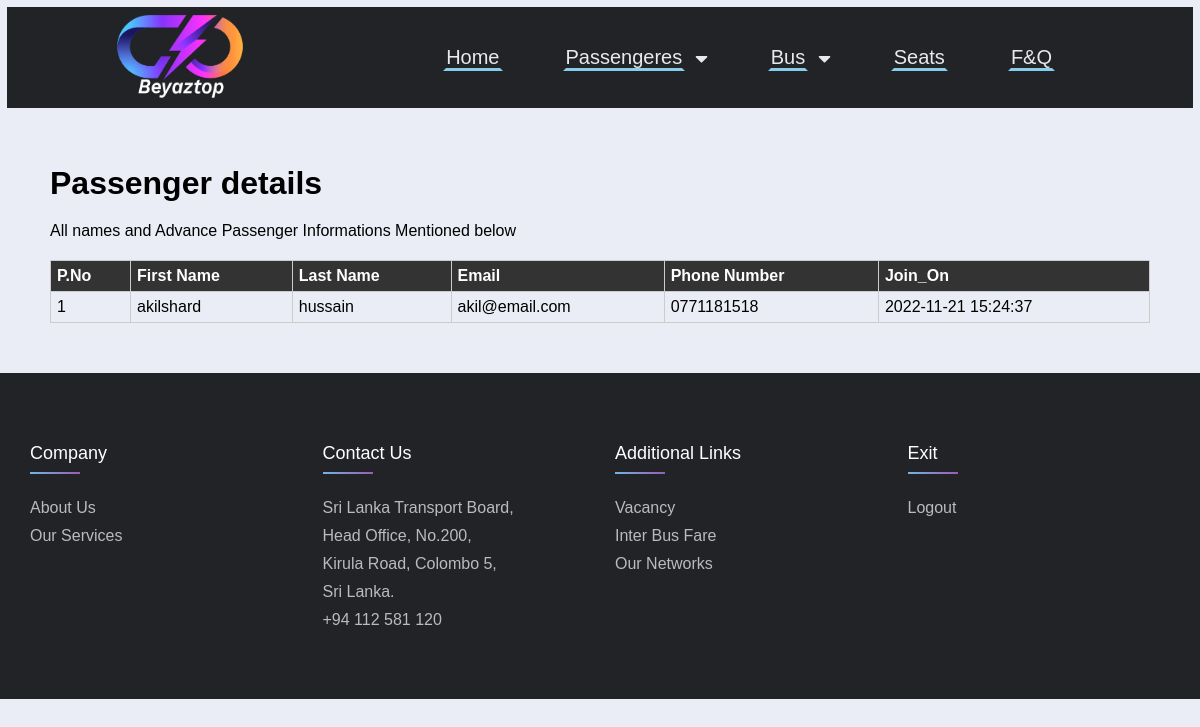
The app's page /Admin/Admin-user-Details.php (signed in) with its own data.
### tables this page shows
CREATE TABLE IF NOT EXISTS `passenger` (
  `UserID` int(10) NOT NULL AUTO_INCREMENT,
  `First_Name` varchar(50) NOT NULL,
  `Last_Name` varchar(50) NOT NULL,
  `Email` varchar(70) NOT NULL,
  `Phone` varchar(10) NOT NULL,
  `password` varchar(250) NOT NULL,
  `Joined_on` timestamp NOT NULL DEFAULT CURRENT_TIMESTAMP,
  PRIMARY KEY (`UserID`),
  KEY `Email` (`Email`)
);

### Admin/Admin-user-Details.php (the view, shortened to what this page needs)
<?php include('Admin-nav.php');
include '../connect.php';?>
	<div id="page-wrap">
	<h1>Passenger details</h1>
	<p>All names and Advance Passenger Informations Mentioned below</p>
   <?php
     $sql="SELECT * FROM passenger";
      $res=mysqli_query($connect,$sql);
     $count=mysqli_num_rows($res);
      $sn=1;
     if($count>0)
     {
      ?>
  <table>
		<tr>
      <th>P.No</th>
      <th>First Name</th>
      <th>Last Name</th>
      <th>Email</th>
      <th>Phone Number</th>
      <th>Join_On</th>
    </tr>
      <?php
       while($row=mysqli_fetch_assoc($res))
       {
         $fname = $row[ 'First_Name' ];
        $lname = $row[ 'Last_Name' ];
    $email = $row[ 'Email' ];
    $Phone = $row[ 'Phone' ];
    $Join = $row[ 'Joined_on' ];
        ?>
     <tr>
    <td><?php echo $sn++;?></td>
    <td><?php echo $fname;?></td>
      <td><?php echo $lname;?></td>
    <td><?php echo $email;?></td>
    <td><?php echo $Phone;?></td>
    <td><?php echo $Join;?></td>
   </tr>
        <?php
       }
    }else{
       echo "<tr> <td colspan='7' class 'error'>User not registered yet.</td></tr>";
       }
     ?>
   </table>
  </div>
<?php include('Admin-footer.php');?>

### css/Admins.css (style rules this page uses)
* { margin: 0; padding: 0; box-sizing: border-box; }
body { font-family: sans-serif; background-color: #eaedf5; padding: 0; margin: 0; }
#page-wrap { margin: 50px; overflow-x: auto; overflow-y: hidden; }
p { margin: 20px 0; }
table { width: 100%; border-collapse: collapse; }
tr:nth-of-type(odd) { background: #eaedf5; }
th { background: #333; color: white; font-weight: bold; }
td, th { padding: 6px; border: 1px solid #ccc; text-align: left; }

### records on screen
passenger: First_Name "akilshard", Last_Name "hussain", Email "akil@email.com", Phone "0771181518", Joined_on "2022-11-21 15:24:37"
